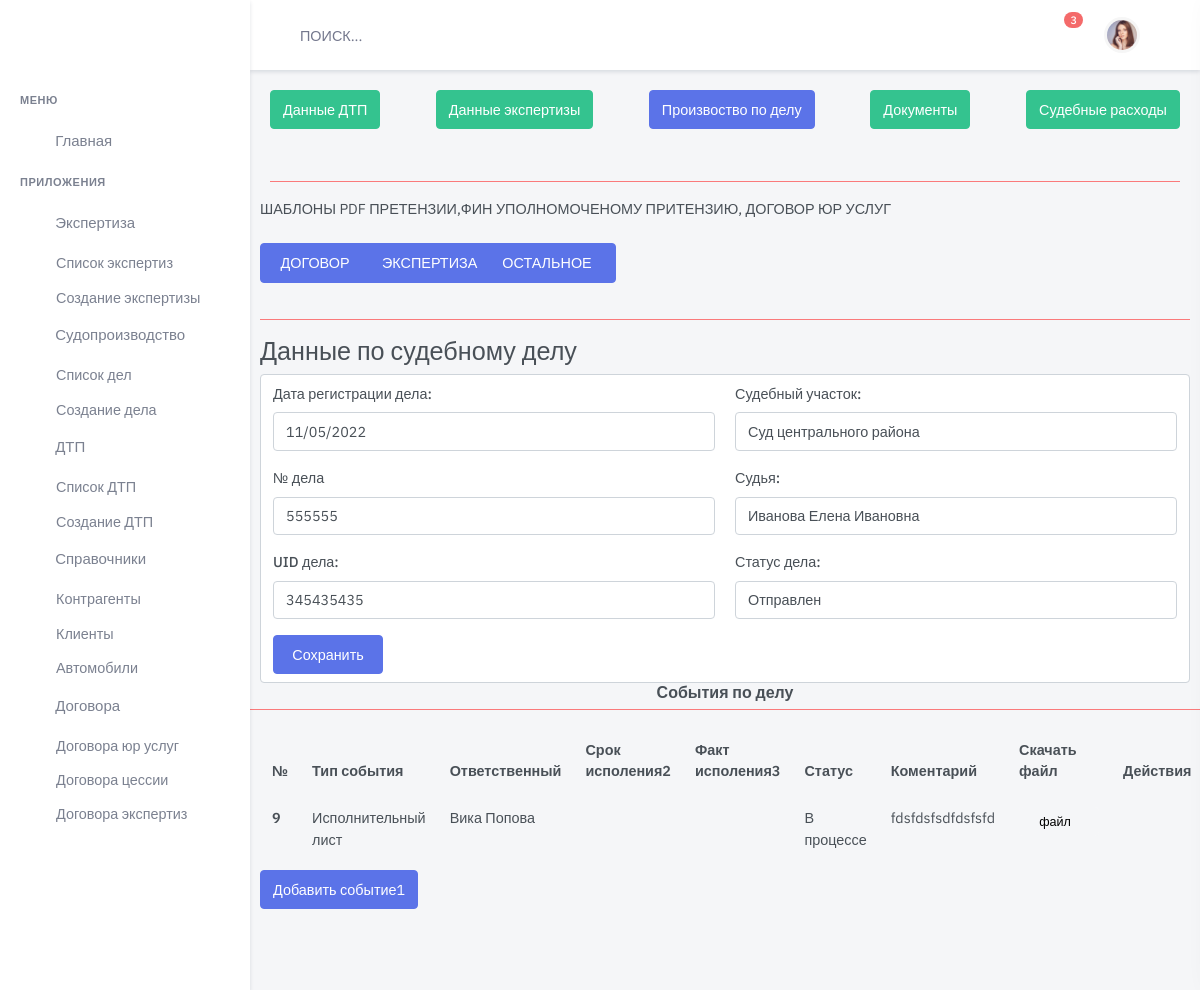
The app's page /court/court-new-pk/8/, older data.
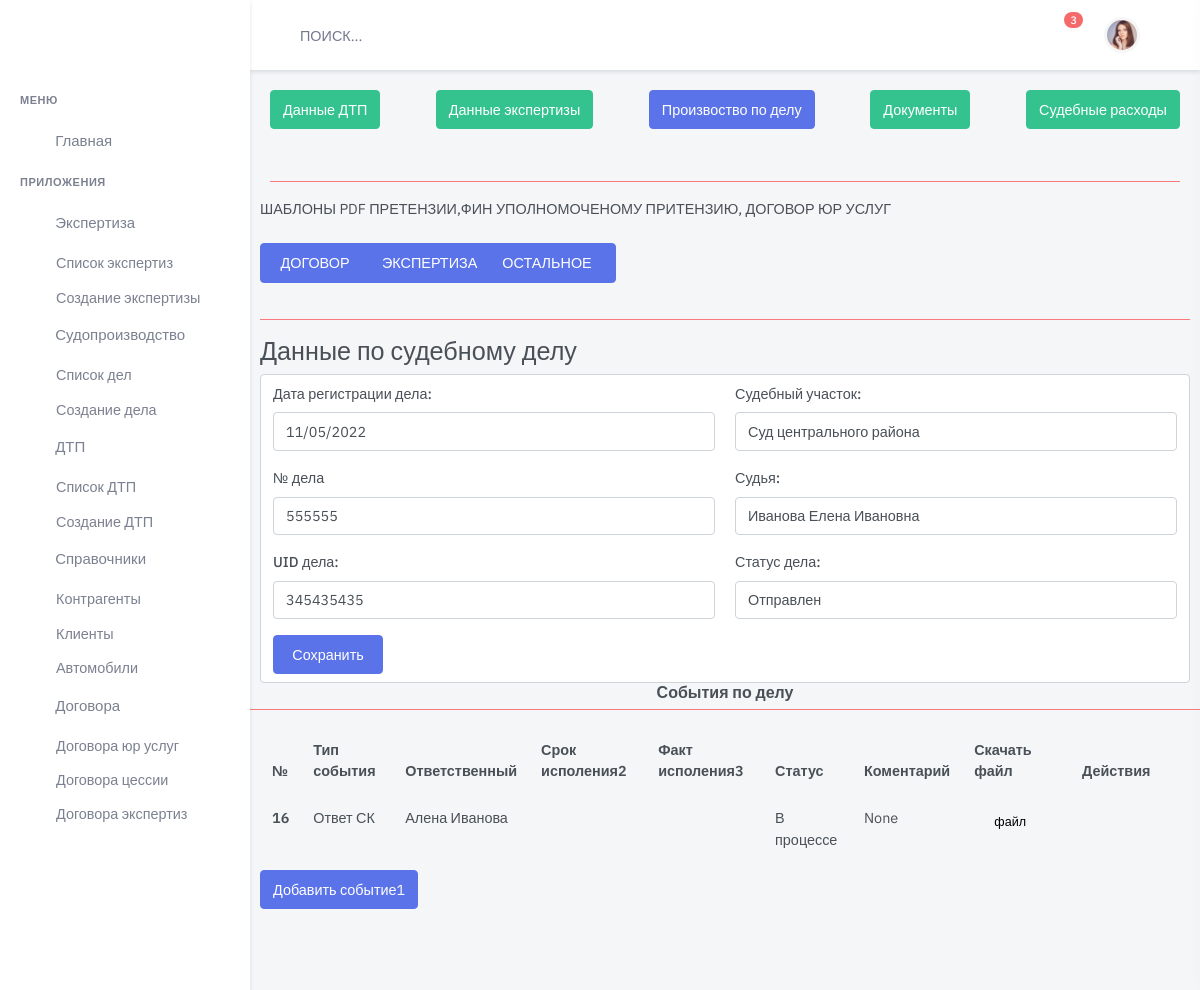
The same page, newer data.
### court/models.py (models this page shows, shortened)
class Court(models.Model):
    info_court = models.ForeignKey(
        InfoCourt,
        on_delete=models.CASCADE,
        related_name='info_courts',
        blank=True,
        null=True,
        verbose_name='Список юр.оперций '
            )
    procedure = models.ForeignKey(
        Procedure,
        on_delete=models.CASCADE,
        related_name='procedure',
        verbose_name='Наименование события')
    worker = models.ForeignKey(
        worker,
        on_delete=models.CASCADE,
        related_name='worker',
        verbose_name='Отв-ный')
    data_finish = models.DateField(
        blank=True,
        null=True,
        default=None,
        verbose_name='Срок исполнения С')
    date_start = models.DateTimeField(
        blank=True,
        null=True,
        default=None,
        verbose_name='Начало исполнения С')
    date_stop = models.DateTimeField(
        blank=True,
        null=True,
        default=None,
        verbose_name='Завершения исполнения С')
    akt_end = models.ForeignKey(
        ListEnd,
        on_delete=models.CASCADE,
        default=None,
        related_name='akt_end',
        verbose_name='Событие утверждения')
    time_stop = models.DateField(
        blank=True,
        null=True,
        default=None,
        verbose_name='Время завершение операции ')
    file_paste = models.FileField(
        upload_to='upload/Courtdoc/',
        null=True,
        blank=True,
        default=None,
        verbose_name='"Файл прикрепленный')
    curt_hall = models.CharField(
        max_length=24,
        blank=True,
        null=True,
        default=None,
        verbose_name='Номер кабинета заседания')
    message = models.CharField(
        max_length=50000,
        blank=True,
        null=True,
        default=None,
        verbose_name='Результат,коментарий события ')
    is_active = models.BooleanField(default=True)
    created = models.DateTimeField(auto_now_add=True, auto_now=False)
    updated = models.DateTimeField(auto_now_add=False, auto_now=True)
    class Meta:
        verbose_name = "Оперция судопроизводства"
        verbose_name_plural = "Оперции судопроизводства"
        ordering = ['created']

class Procedure(models.Model):
    name = models.CharField(
        max_length=100,
        blank=True,
        null=True,
        default=None,
        verbose_name='Имя операции ')
    message = models.CharField(
        max_length=500,
        blank=True,
        null=True,
        default=None,
        verbose_name='Комментарий')
    is_active = models.BooleanField(default=True)
    created = models.DateTimeField(auto_now_add=True, auto_now=False)
    updated = models.DateTimeField(auto_now_add=False, auto_now=True)
    def __str__(self):
        return "%s" % self.name
    class Meta:
        verbose_name = "Событие "
        verbose_name_plural = "События"
        ordering = ['-created']

class worker(models.Model):
    name = models.CharField(
        max_length=30,
        blank=True,
        null=True,
        default=None,
        verbose_name='Имя ')
    surname = models.CharField(
        max_length=30,
        blank=True,
        null=True,
        default=None,
        verbose_name='Фамилия ')
    midlename = models.CharField(
        max_length=30,
        blank=True,
        null=True,
        default=None,
        verbose_name='Отчество ')
    phone = models.CharField(
        max_length=13,
        blank=True,
        null=True,
        default=None,
        verbose_name='Номер телефона')
    post_mail = models.EmailField(
        max_length=100,
        blank=True,
        null=True,
        default=None,
        verbose_name='Адрес Эл.почты')
    work_mail = models.EmailField(
        max_length=100,
        blank=True,
        null=True,
        default=None,
        verbose_name='Адрес Эл.почты рабочей')
    link_social = models.CharField(
        max_length=100,
        blank=True,
        null=True,
        default=None,
        verbose_name='Адрес в соц.сети')
    is_active = models.BooleanField(default=True)
    created = models.DateTimeField(auto_now_add=True, auto_now=False)
    updated = models.DateTimeField(auto_now_add=False, auto_now=True)
    def __str__(self):
        return ' {} {}'.format(self.name, self.surname )
    class Meta:
        verbose_name = "Сотрудник "
        verbose_name_plural = "Сотрудники "
        ordering = ['-created']

class ListEnd(models.Model):
    name = models.CharField(
        max_length=100,
        blank=True,
        null=True,
        default=None,
        verbose_name='Событие утверждения')
    message = models.CharField(
        max_length=500,
        blank=True,
        null=True,
        default=None,
        verbose_name='Комментарий')
    is_active = models.BooleanField(default=True)
    created = models.DateTimeField(auto_now_add=True, auto_now=False)
    updated = models.DateTimeField(auto_now_add=False, auto_now=True)
    def __str__(self):
        return "%s" % self.name
    class Meta:
        verbose_name = "Список окончания сроков вступления в силу "
        verbose_name_plural = "Списки окончания сроков вступления в силу"
        ordering = ['-created']

### court/views.py (the view, shortened to what this page needs)
# urls.py: path('court-new-pk/<int:pk>/', court_new_pk, name='court-new-pk'),
def court_new_pk(request, pk):
    accident = Accident.objects.get(id=pk)
    accident_pk = accident.pk
    court_info = accident.court_info
    court_list:list = []
    if court_info is not None:
        court_list: list = court_info.info_courts.all()
        print('Случай нет информации о деле', )
    else:
        court_list:list = []
        court_info = CourtInfoForm(prefix='court-info', instance=court_info)
        error = 'Операции по  судопроизводсту нет'
        print('Случай есть информация о деле, список операций  по делу пустой', )
    court_info = CourtInfoForm(prefix='court-info', instance=court_info)
    court = CourtForm(prefix='court',)
    template_name = 'dist/court/new_pk.html'
    data = {
            'accident_pk': accident_pk,
            'court_info': court_info,
            'court_list': court_list,
            'court': court,
            }
    return render(request, template_name, data)

### court/models.py (called while the page is built)
    def __str__(self):
        return "%s" % self.name

    def __str__(self):
        return "%s" % self.name

    def __str__(self):
        return "%s" % self.name

### templates/dist/court/new_pk.html (shortened to what this page needs)
{% extends 'dist/index.html' %}
{% load static %}
{% block content %}
<div class="main-content">
    <div class="page-content">
        <div class="container-fluid">
            <div class="row">
                <div class="page-title-box d-flex align-items-center justify-content-between">
                    <div class="mb-3">
                        <a href="{% url 'accident-edit' accident_pk %}"
                           class="btn btn-success waves-effect waves-light">Данные ДТП</a>
                    </div>
                    <div class="mb-3">
                        <a href="{% url 'expert-new-pk' accident_pk %}"
                           class="btn btn-success waves-effect waves-light">
                            </i> Данные экспертизы</a>
                    </div>
                    <div class="mb-3">
                        <a class="btn btn-primary w-md">Произвоство по делу</a>
                    </div>
                    <div class="mb-3">
                        <a href="{% url 'accident_list_doc' %}" class="btn btn-success waves-effect waves-light">Документы</a>
                    </div>
                    <div class="mb-3">
                        <a href="{% url 'price-court-cash-accident' %}"
                           class="btn btn-success waves-effect waves-light">Судебные расходы</a>
                    </div>
                </div>
            </div>
            <hr>
        </div>
        <p>ШАБЛОНЫ PDF ПРЕТЕНЗИИ,ФИН УПОЛНОМОЧЕНОМУ ПРИТЕНЗИЮ, ДОГОВОР ЮР УСЛУГ</p>
        <div class="page-title-box d-flex align-items-center justify-content-between">
            <div class="btn-group me-1 mt-2">
                <button
                        class="btn btn-primary w-md" id="contract" type="button">ДОГОВОР
                </button>
                <button
                        type="button" id="expert" href="#" class="btn btn-primary waves-effect waves-light">ЭКСПЕРТИЗА
                </button>
                <button type="button" class="btn btn-primary dropdown-toggle" data-bs-toggle="dropdown"
                        aria-haspopup="true" aria-expanded="false">ОСТАЛЬНОЕ<i class="mdi mdi-chevron-down"></i>
                </button>
            </div>
        </div>
        <hr>
        {% if court_info != None %}
        {% include "dist/court/info/edit_form.html" %}
        {% if court_list %}
        {% include "dist/court/event/list.html" %}
        {% include "dist/court/event/button_add.html" %}
        {% elif court_info %}
        {% include "dist/court/event/button_add.html" %}
        {% endif %}
        {% else %}
        {% include "dist/court/info/new_form.html" %} 11123245
        {% endif %}
    </div>
</div>
</div>
{% endblock content %}

### templates/dist/court/event/list.html (shortened to what this page needs)
{% load static %}
<div class="row">
    <h4 class="card-title" align="center">События по делу</h4>
    <hr>
    <div class="table-responsive">
        <table class="table mb-2">
            <thead>
                <tr>
                    <th>№</th>
                    <th>Тип события</th>
                    <th>Ответственный</th>
                    <th>Срок исполения2</th>
                    <th>Факт исполения3</th>
                    <th>Статус</th>
                    <th>Коментарий</th>
                    <th>Скачать файл</th>
                    <th style="width: 120px;">Действия</th>
                </tr>
            </thead>
            {% for list in court_list %}
            <tbody>
            <tr>
                <th>{{ list.pk }}</th>
                <td> {{ list.procedure }}</td>
                <td>{{ list.worker }}</td>
                <td>{{ list.date_start|date:'d-m-Y г. H:i:s' }}</td>
                <td>{{ list.date_stop|date:'d-m-Y г. H:i:s' }}</td>
                <td>{{ list.akt_end}}</td>
                <td>{{ list.message}}</td>
                <td>
                    <a class="btn btn-light btn-sm w-xs" href="{{ list.file_paste }}" target="_blank">файл</a>
                </td>
                <td>
                    <a href="{{ list.file_paste }}" class="px-3 text-primary">
                    </a>
                    <a href="javascript:void(0);" class="px-3 text-danger">
                        </a>
                </td>
            </tr>
            {% endfor %}
            </tbody>
        </table>
            </div>
</div>

Row changes from the older to the newer data that the page shows:
removed Court: pk "9", procedure "Исполнительный лист", worker "Вика Попова", akt_end "В процессе", message "fdsfdsfsdfdsfsfd"
added Court: pk "16", procedure "Ответ СК", worker "Алена Иванова", akt_end "В процессе", message "None"
